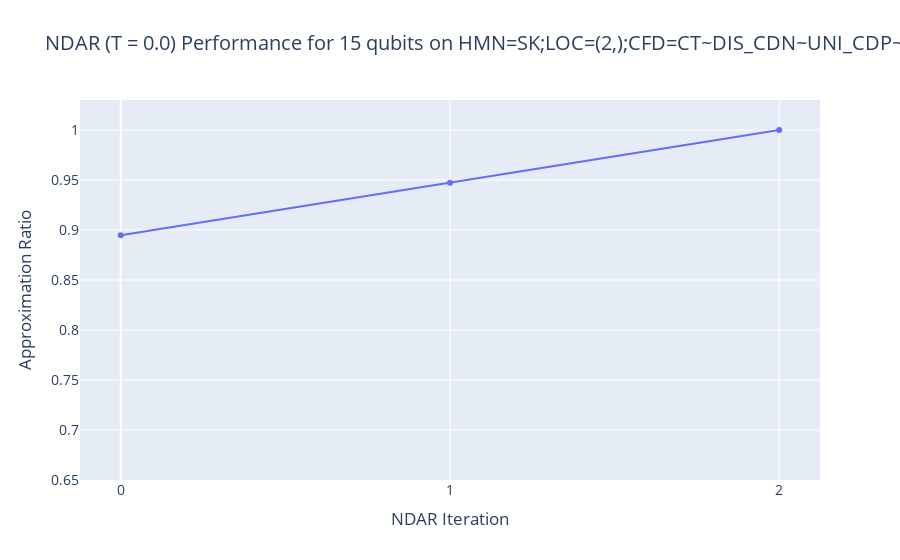

Here is the notebook cell this chart was saved with:
### Code cell
xs = ndar_data[SNV.NDARIteration.id_long].tolist()
ys = ndar_data[SNV.EnergyBest.id_long].tolist()
#convert to approximation ratios
ys = [(highest_energy - Ei) / (highest_energy - ground_state_energy) for Ei in ys]

ndar_figure = go.Figure()
ndar_figure.add_trace(go.Scatter(x=xs, y=ys, mode='lines+markers', name=f'NDAR p(0|1) = {p_01}'))

ndar_figure.update_layout(
    title=f"NDAR (T = {temperature}) Performance for {number_of_qubits} qubits on {cost_hamiltonian.hamiltonian_class_specifier.get_description_string()}",
    xaxis_title="NDAR Iteration",
    yaxis_title="Approximation Ratio",
    template="plotly",
    font=dict(size=14),
    hovermode="x unified"
)
ndar_figure.update_yaxes(range=[0.65, 1.03])
#update xticks to only NDAR iterations:
ndar_figure.update_xaxes(tickvals=xs)

plotly.offline.plot(ndar_figure,
                    filename=f'../temp/NDAR_performance.html')
ndar_figure.show()

### Figure 1 — Plotly figure (JSON) as saved in the notebook; plotly's stock layout.template omitted (floating-point values rounded to 4 significant figures)
{"data": [{"mode": "lines+markers", "name": "NDAR p(0|1) = 0.9333333333333333", "x": [0, 1, 2], "y": [0.8947, 0.9474, 1.0], "type": "scatter"}], "layout": {"font": {"size": 14}, "title": {"text": "NDAR (T = 0.0) Performance for 15 qubits on HMN=SK;LOC=(2,);CFD=CT~DIS_CDN~UNI_CDP~low~-1_high~1_step~1"}, "xaxis": {"title": {"text": "NDAR Iteration"}, "tickvals": [0, 1, 2]}, "yaxis": {"title": {"text": "Approximation Ratio"}, "range": [0.65, 1.03]}, "hovermode": "x unified"}}
